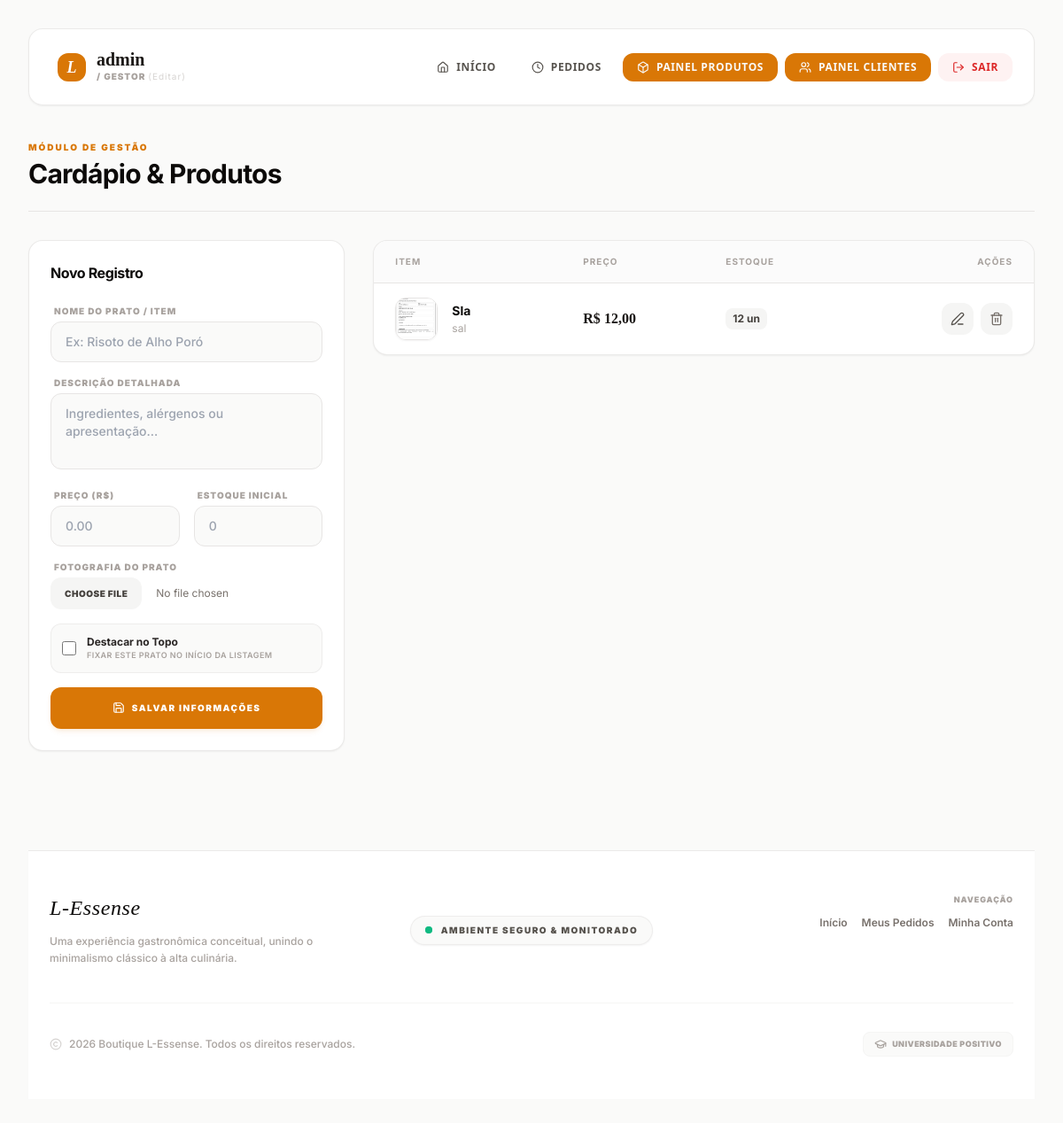
Page /dashboard/product.php (signed in) on the earlier database version.
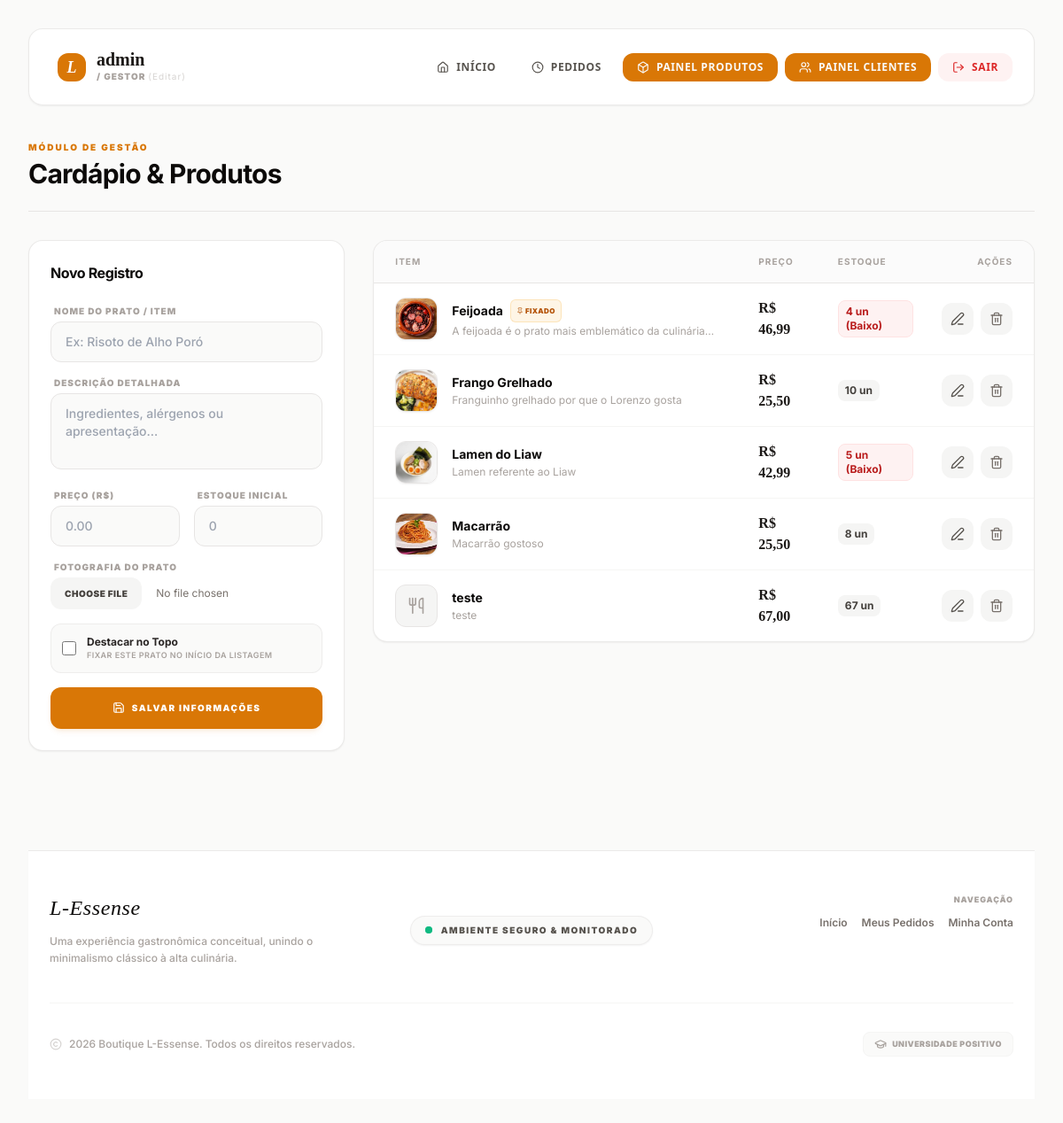
Same page on the later database version.
### tables this page shows
CREATE TABLE `produtos` (
  `id` int(11) NOT NULL,
  `nome` varchar(100) NOT NULL,
  `descricao` text DEFAULT NULL,
  `preco` decimal(10,2) NOT NULL,
  `estoque` int(11) NOT NULL,
  `fixado` tinyint(1) DEFAULT 0,
  `imagem` varchar(255) DEFAULT NULL
);

### dashboard/product.php (the view, shortened to what the changed rows need)
<?php
require_once __DIR__ . '/../auth/Conexao.php';
$sql = "SELECT * FROM produtos ORDER BY fixado DESC, nome ASC";
$resultado = mysqli_query($conexao, $sql);
$items = mysqli_fetch_all($resultado, MYSQLI_ASSOC);
?>
<!DOCTYPE html>
<html lang="pt-br">
<head>
    <script src="https://cdn.tailwindcss.com"></script>
</head>
<body class="bg-stone-50 text-stone-900 antialiased min-h-screen p-4 md:p-8">
    <div class="max-w-7xl mx-auto space-y-8">
        <div class="flex flex-col md:flex-row justify-between items-start md:items-center gap-4 border-b border-stone-200 pb-6">
            <div>
                <h1 class="text-3xl font-bold tracking-tight text-stone-950">Cardápio & Produtos</h1>
            </div>
        </div>
        <div class="grid grid-cols-1 lg:grid-cols-3 gap-8 items-start">
            <div class="bg-white border border-stone-200/80 rounded-2xl p-6 shadow-sm sticky top-24">
                <div class="flex items-center justify-between mb-6">
                    <h2 id="formTitle" class="text-base font-bold tracking-tight text-stone-950">Novo Registro</h2>
                </div>
            </div>
            <div class="lg:col-span-2 bg-white border border-stone-200/80 rounded-2xl shadow-sm overflow-hidden">
                <div class="overflow-x-auto">
                    <table class="w-full text-left border-collapse">
                        <thead>
                            <tr class="bg-stone-50/70 border-b border-stone-200 text-[10px] font-black uppercase tracking-widest text-stone-400">
                                <th class="p-4 pl-6">Item</th>
                                <th class="p-4">Preço</th>
                                <th class="p-4">Estoque</th>
                                <th class="p-4 text-right pr-6">Ações</th>
                            </tr>
                        </thead>
                        <tbody class="divide-y divide-stone-100 text-sm font-medium text-stone-700">
                            <?php foreach ($items as $item): ?>
                                <tr class="hover:bg-stone-50/40 transition-all">
                                    <td class="p-4 pl-6">
                                        <div class="flex items-center gap-4">
                                            <?php if (!empty($item['imagem'])): ?>
                                                <img src="../uploads/<?php echo htmlspecialchars($item['imagem']); ?>" class="w-12 h-12 object-cover rounded-xl border border-stone-200 shadow-sm shrink-0">
                                            <?php else: ?>
                                                <div class="w-12 h-12 bg-stone-100 border border-stone-200 rounded-xl flex items-center justify-center text-stone-400 shrink-0">
                                                    <i data-lucide="utensils" class="w-5 h-5"></i>
                                                </div>
                                            <?php endif; ?>
                                            <div class="space-y-0.5">
                                                <div class="flex items-center gap-2">
                                                    <span class="font-bold text-stone-950"><?php echo htmlspecialchars($item['nome']); ?></span>
                                                    <?php if ($item['fixado'] == 1): ?>
                                                        <span class="bg-amber-500/10 text-amber-700 border border-amber-500/20 rounded-md text-[8px] font-black uppercase px-1.5 py-0.5 tracking-wider flex items-center gap-0.5"><i data-lucide="pin" class="w-2 h-2"></i> Fixado</span>
                                                    <?php endif; ?>
                                                </div>
                                                <p class="text-xs text-stone-400 font-normal line-clamp-1 max-w-sm"><?php echo htmlspecialchars($item['descricao'] ?? ''); ?></p>
                                            </div>
                                        </div>
                                    </td>
                                    <td class="p-4 font-serif text-base text-stone-900 font-bold">
                                        R$ <?php echo number_format((float)$item['preco'], 2, ',', '.'); ?>
                                    </td>
                                    <td class="p-4">
                                        <?php if ($item['estoque'] <= 5): ?>
                                            <span class="bg-red-50 text-red-700 rounded-lg px-2 py-1 text-xs font-bold inline-block border border-red-100"><?php echo $item['estoque']; ?> un (Baixo)</span>
                                        <?php else: ?>
                                            <span class="bg-stone-100 text-stone-700 rounded-lg px-2 py-1 text-xs font-bold inline-block"><?php echo $item['estoque']; ?> un</span>
                                        <?php endif; ?>
                                    </td>
                                    <td class="p-4 text-right pr-6">
                                        <div class="flex items-center justify-end gap-2">
                                            <button onclick='editProduct(<?php echo json_encode($item, JSON_HEX_APOS|JSON_HEX_QUOT); ?>)'
                                                class="h-9 w-9 bg-stone-100 hover:bg-amber-600 hover:text-white rounded-xl flex items-center justify-center text-stone-600 transition-all active:scale-95" title="Editar">
                                                <i data-lucide="edit-3" class="w-4 h-4"></i>
                                            </button>
                                            <form action="product.php" method="POST" onsubmit="return confirm('Tem certeza que deseja apagar este prato?');">
                                                <button type="submit" class="h-9 w-9 bg-stone-100 hover:bg-red-500 hover:text-white rounded-xl flex items-center justify-center text-stone-500 transition-all active:scale-95" title="Excluir">
                                                    <i data-lucide="trash-2" class="w-4 h-4"></i>
                                                </button>
                                            </form>
                                        </div>
                                    </td>
                                </tr>
                            <?php endforeach; ?>
                        </tbody>
                    </table>
                </div>
            </div>
        </div>
    </div>
</body>
</html>

Differences in the rows shown:
removed produtos: imagem (picture), nome "Sla", descricao "sal", preco "12,00", estoque "12"
added produtos: imagem (picture), nome "Feijoada", fixado 1 (drawn), descricao "A feijoada é o prato mais emblemático da…", preco "46,99", estoque "4"
added produtos: imagem (picture), nome "Frango Grelhado", descricao "Franguinho grelhado por que o Lorenzo gosta", preco "25,50", estoque "10"
added produtos: imagem (picture), nome "Lamen do Liaw", descricao "Lamen referente ao Liaw", preco "42,99", estoque "5"
added produtos: imagem (picture), nome "Macarrão", descricao "Macarrão gostoso", preco "25,50", estoque "8"
added produtos: nome "teste", descricao "teste", preco "67,00", estoque "67"
